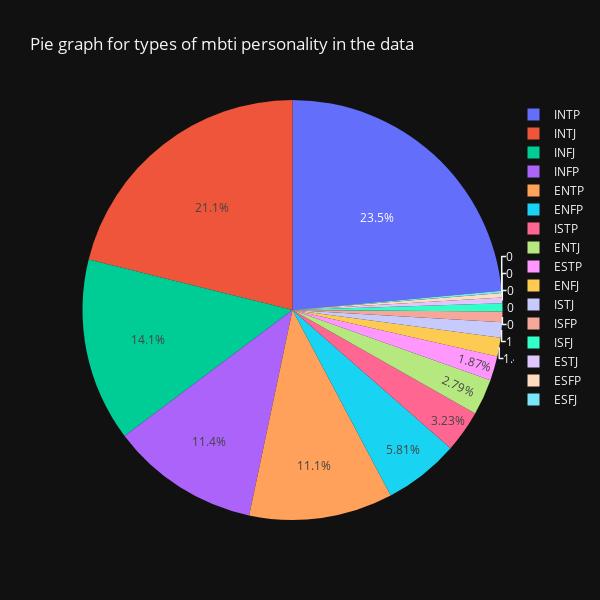

Here is the notebook cell this chart was saved with:
### Code cell
# type counts bar graph and pie graph
# bar Graph
print(countCategory.plot(kind='bar',figsize=(8,8),xlabel='Category',ylabel='Frequency of posts', title='Bar graph for types of mbti personality in the data'))
print("\n")
#pie graph
graph.pie(data1,names='type',title='Pie graph for types of mbti personality in the data', height=600, width=600)

### Figure 1 — Plotly figure (JSON) as saved in the notebook; plotly's stock layout.template omitted (floating-point values rounded to 4 significant figures; data arrays with more than 128 entries replaced by an {"elided": "..."} marker saying what was removed)
{"data": [{"domain": {"x": [0.0, 1.0], "y": [0.0, 1.0]}, "hovertemplate": "type=%{label}<extra></extra>", "labels": {"elided": "106067 str values"}, "legendgroup": "", "name": "", "showlegend": true, "type": "pie"}], "layout": {"legend": {"tracegroupgap": 0}, "title": {"text": "Pie graph for types of mbti personality in the data"}, "height": 600, "width": 600}}
